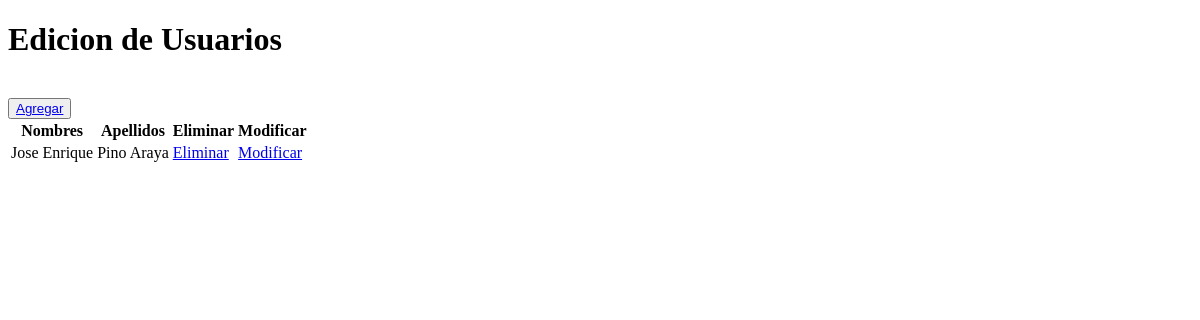
The app's page /alumnos/usuarios_list, older data.
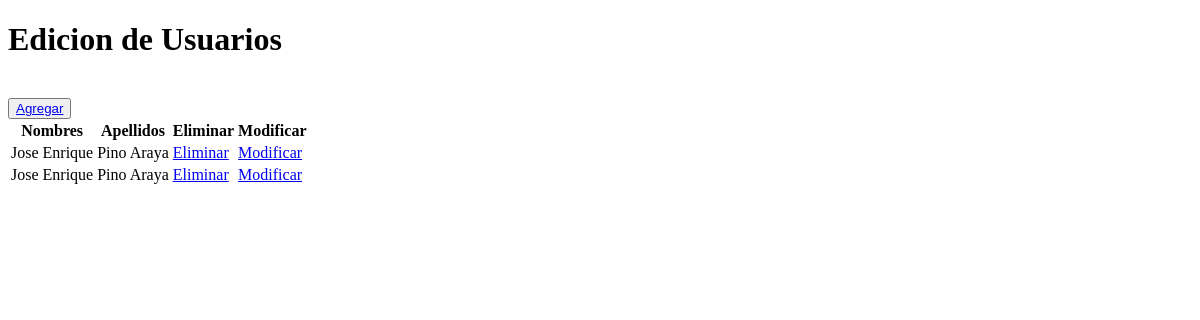
The same page, newer data.
### alumnos/models.py (models this page shows, shortened)
class Usuario(models.Model):
    id_usuario = models.AutoField(primary_key=True)
    nombres = models.CharField(max_length=20)
    apellidos = models.CharField(max_length=20)
    nom_usuario = models.CharField(max_length=20)
    telefono = models.CharField(max_length=45)
    email = models.EmailField(max_length=100, blank=True, null=True)
    password = models.CharField(max_length=20)
    fecha_nacimiento = models.DateField(blank=False, null=False)
    id_profesion = models.ForeignKey('Profesion',on_delete=models.CASCADE, db_column='id_profesion')
    region = models.CharField(max_length=50, blank=True, null=True)
    ciudad = models.CharField(max_length=50, blank=True, null=True)
    cod_postal = models.IntegerField()

### alumnos/views.py (the view)
# urls.py: path('usuarios_list',views.usuarios_list,name='usuarios_list'),
def usuarios_list(request):
    usuarios = Usuario.objects.all()
    context = {'usuarios': usuarios}
    return render(request,'alumnos/usuarios_list.html',context)

### alumnos/templates/alumnos/usuarios_list.html (shortened to what this page needs)
<!DOCTYPE html>
<html lang="en">
<head>
</head>
<body>
    <h1>Edicion de Usuarios</h1>
    <br>
    <button type="button">
        <a href="{% url 'usuarios_add' %}">Agregar</a>
    </button>
    <table>
        {% if usuarios%}
            <th>Nombres</th>
            <th>Apellidos</th>
            <th>Eliminar</th>
            <th>Modificar</th>
            {% for x in usuarios %}
                <tr>
                    <td>{{x.nombres}}</td>
                    <td>{{x.apellidos}}</td>
                    <td><a href="{% url 'usuarios_del' pk=x.id_usuario%}">Eliminar</a></td>
                    <td><a href="{% url 'usuarios_findEdit' pk=x.id_usuario%}">Modificar</a></td>
                </tr>
            {% endfor%}
        {% endif %}
    </table>
</body>
</html>

Row changes from the older to the newer data that the page shows:
added Usuario: nombres "Jose Enrique", apellidos "Pino Araya"
